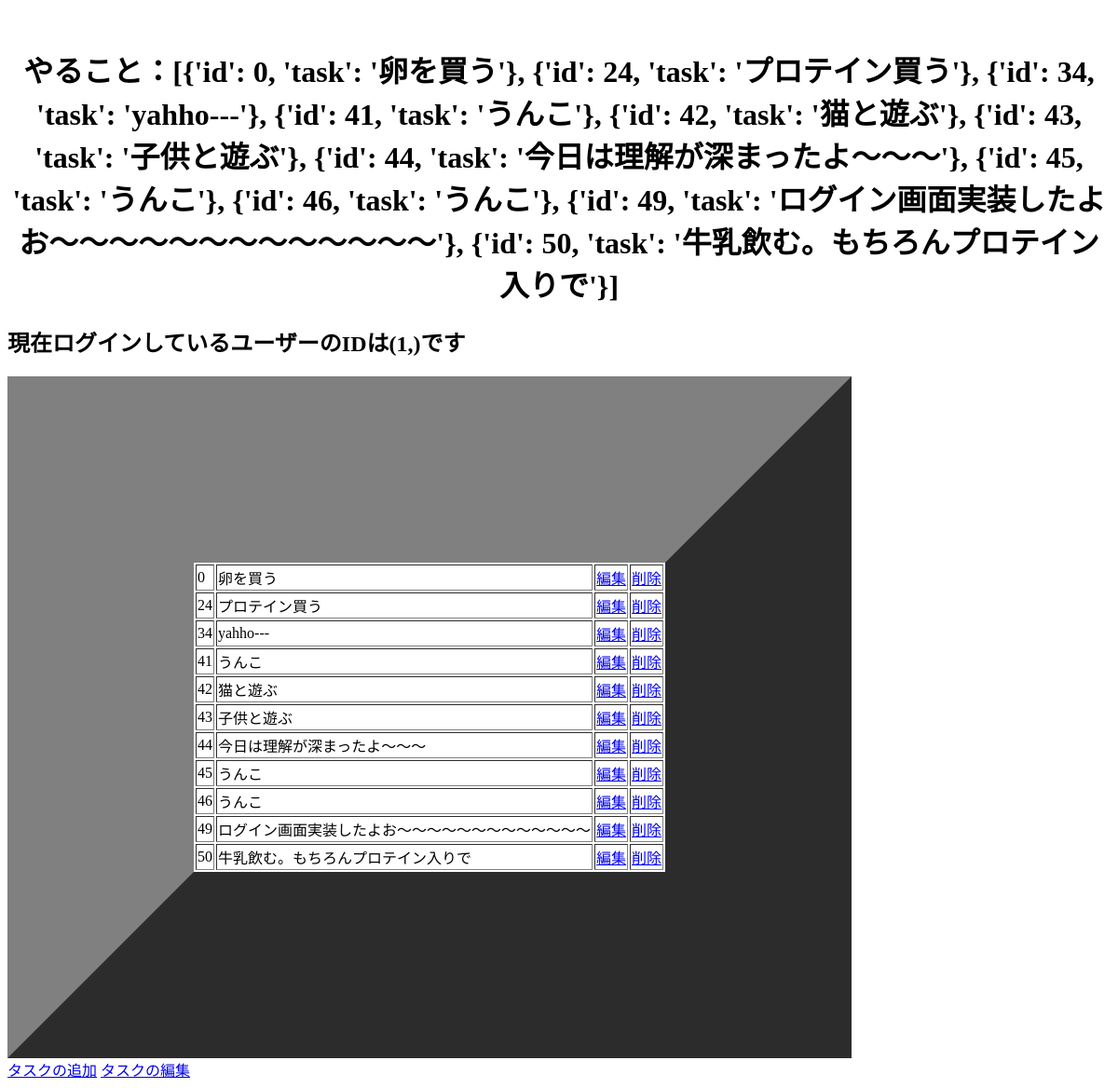
/list (signed in), run on the app's committed database.
### tables this page shows
CREATE TABLE "task" (
	"id"	INTEGER,
	"task"	TEXT,
	"user_id"	INTEGER,
	PRIMARY KEY("id" AUTOINCREMENT)
);

### app.py (the view)
@app.route('/list')
def list():
    user_id=session["user_id"]
    conn = sqlite3.connect("flasktest.db")
    c = conn.cursor()
    c.execute("""select id, task from task""")
    task_list = []
    for row in c.fetchall():
        task_list.append({"id":row[0],"task":row[1]})
    c.close()
    print(task_list)
    return render_template('db..html', task_list=task_list,user_id=user_id)

### templates/db..html
{% extends "base.html" %}
{% block content %}
<h1>やること：{{task_list}}</h1>
<h2>現在ログインしているユーザーのIDは{{user_id}}です</h2>
<table border="200">
    {% for item in task_list %}
    <tr>
        <td>{{item["id"]}}</td>
        <td>{{item["task"]}}</td>
        <td><a href="/edit/{{item['id']}}">編集</a></td>
        <td><a href="/delete/{{item['id']}}">削除</a></td>
    </tr>
    {% endfor %}
</table>
<a href="/add">タスクの追加</a>
<a href="/edit">タスクの編集</a>
{% endblock %}

### templates/base.html (shortened to what this page needs)
<!DOCTYPE html>
<html lang="en">
<head>
    <link rel="stylesheet" href= "static/style.css">
</head>
<body>
    <div = header>
        {% block content %}{% endblock %}
    </div>
</body>
</html>

### static/style.css (style rules this page uses)
h1 { color: rgb(66, 59, 59)); padding-top: 30px; }
h1 { text-align: center; }

### data on the page
task: id "0", task "卵を買う"
task: id "24", task "プロテイン買う"
task: id "34", task "yahho---"
task: id "41", task "うんこ"
task: id "42", task "猫と遊ぶ"
task: id "43", task "子供と遊ぶ"
task: id "44", task "今日は理解が深まったよ〜〜〜"
task: id "45", task "うんこ"
task: id "46", task "うんこ"
task: id "49", task "ログイン画面実装したよお〜〜〜〜〜〜〜〜〜〜〜〜〜"
task: id "50", task "牛乳飲む。もちろんプロテイン入りで"

### other printed values
{{ user_id }} "(1,)"
